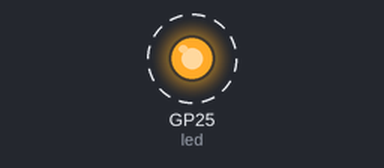
This program was run on a simulated Raspberry Pi Pico running MicroPython. Shown: output pins drawn as LEDs (lit = HIGH). Dashed ring = blinking.

Above: at 0.02 s.
Timing chart, 0 to 3.0 s (numbered marks = the images above):
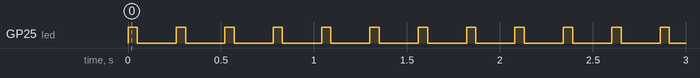

Measured:
- by itself, GP25 (led): alternates HIGH for 0.05 s and LOW for 0.21 s

The program:

parpadeo_simple.py
```python
# import machine
from machine import Pin
from time import sleep_ms, sleep

#led =machine.Pin(25, machine.Pin.OUT)
led = Pin(25,Pin.OUT)

while True: # bucle infinito o el loop de arduino
    led.on()
    sleep_ms(50)
    led.off()
    sleep_ms(210)
```
